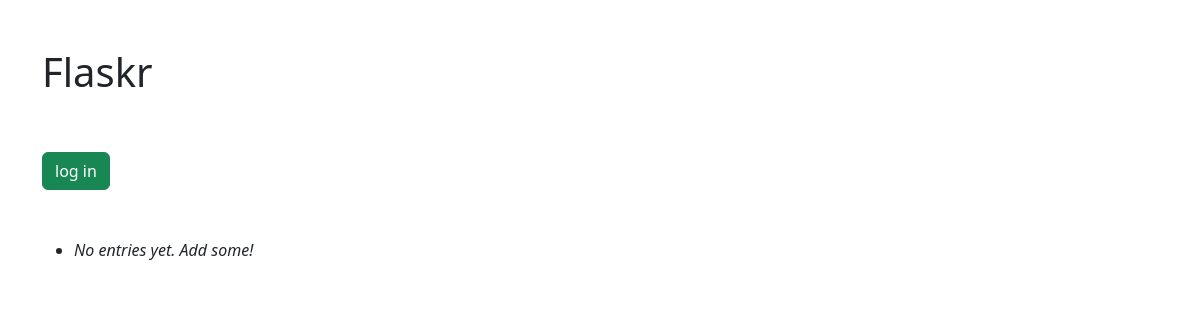
/, run on an earlier commit of the app's database.
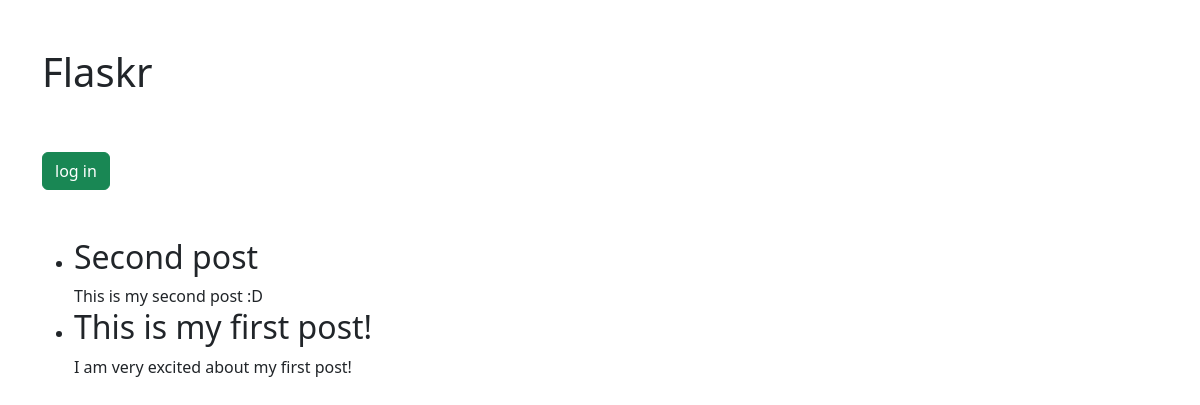
And on a later commit of the database.
### tables this page shows
CREATE TABLE entries (
  id integer primary key autoincrement,
  title text not null,
  text text not null
);

### project/app.py (the view)
@app.route('/')
def index():
    db = get_db()
    cur = db.execute('select * from entries order by id desc')
    entries = cur.fetchall()
    return render_template('index.html', entries=entries)

### project/app.py (called while the page is built)
def connect_db():
    rv = sqlite3.connect(app.config["DATABASE"])
    rv.row_factory = sqlite3.Row
    return rv

def get_db():
    if not hasattr(g, "sqlite_db"):
        g.sqlite_db = connect_db()
    return g.sqlite_db

### project/templates/index.html (shortened to what this page needs)
<!DOCTYPE html>
<html>
  <head>
    <link
      rel="stylesheet"
      type="text/css"
      href="https://cdn.jsdelivr.net/npm/bootstrap@5.3.2/dist/css/bootstrap.min.css"
    />
  </head>
  <body>
    <div class="container">
      <br /><br />
      <h1>Flaskr</h1>
      <br /><br />
      {% if not session.logged_in %}
      <a class="btn btn-success" role="button" href="{{ url_for('login') }}"
        >log in</a
      >
      {% else %}
      <a class="btn btn-warning" role="button" href="{{ url_for('logout') }}"
        >log out</a
      >
      {% endif %}
      <br /><br />
      <br />
      <ul class="entries">
        {% for entry in entries %}
        <li class="entry">
          <h2 id="{{ entry.id }}">{{ entry.title }}</h2>
          {{ entry.text|safe }}
        </li>
        {% else %}
        <li><em>No entries yet. Add some!</em></li>
        {% endfor %}
      </ul>
    </div>
  </body>
</html>

What changed in the data, as far as the page shows it:
added entries: title "Second post", text "This is my second post :D"
added entries: title "This is my first post!", text "I am very excited about my first post!"
Also different on the page:
text no longer shown: "No entries yet. Add some!"
